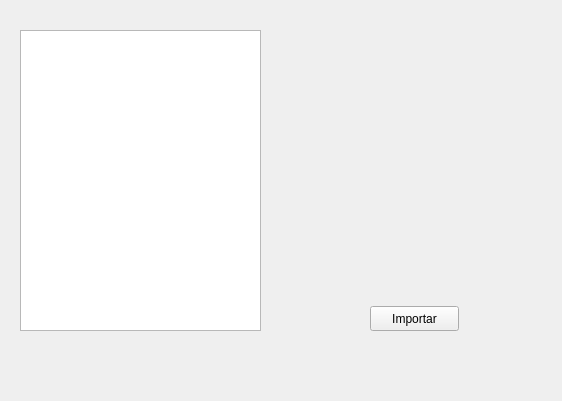
<?xml version="1.0" encoding="UTF-8"?>
<ui version="4.0">
 <class>Form</class>
 <widget class="QWidget" name="Form">
  <property name="geometry">
   <rect>
    <x>0</x>
    <y>0</y>
    <width>562</width>
    <height>401</height>
   </rect>
  </property>
  <property name="windowTitle">
   <string>Form</string>
  </property>
  <widget class="QListWidget" name="List">
   <property name="geometry">
    <rect>
     <x>20</x>
     <y>30</y>
     <width>241</width>
     <height>301</height>
    </rect>
   </property>
  </widget>
  <widget class="QPushButton" name="importButton">
   <property name="geometry">
    <rect>
     <x>370</x>
     <y>306</y>
     <width>89</width>
     <height>25</height>
    </rect>
   </property>
   <property name="text">
    <string>Importar</string>
   </property>
  </widget>
  <widget class="QLabel" name="label">
   <property name="geometry">
    <rect>
     <x>280</x>
     <y>100</y>
     <width>270</width>
     <height>30</height>
    </rect>
   </property>
   <property name="text">
    <string/>
   </property>
  </widget>
 </widget>
 <resources/>
 <connections/>
</ui>
